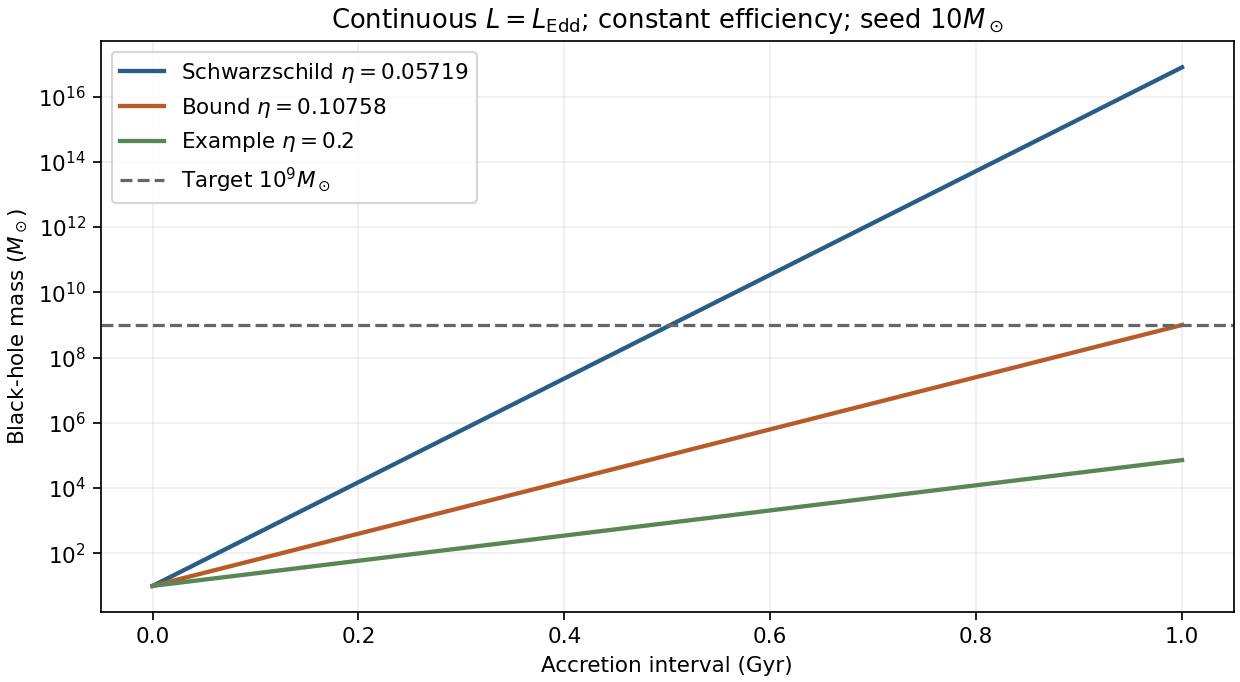

Write the Python code that produced this figure.
"""Original retained-mass Eddington growth curves; output basename to cwd."""
import numpy as np
import matplotlib
matplotlib.use("Agg")
import matplotlib.pyplot as plt
G=6.67430e-11;c=299792458.;mp=1.67262192595e-27;sig=6.65e-29;yr=365.25*86400
tE=sig*c/(4*np.pi*G*mp)/yr
eta0=1-np.sqrt(8/9);bound=1e9/(1e9+tE*np.log(1e8))
t=np.linspace(0,1e9,500)
fig,ax=plt.subplots(figsize=(8,4.4),layout="constrained")
for eta,col,label in [(eta0,"#285e85",r"Schwarzschild $\eta=0.05719$"),(bound,"#b65b29",r"Bound $\eta=0.10758$"),(.2,"#598754",r"Example $\eta=0.2$")]:
    ts=tE*eta/(1-eta)
    ax.semilogy(t/1e9,10*np.exp(t/ts),color=col,lw=2,label=label)
ax.axhline(1e9,ls="--",color=".4",label=r"Target $10^9 M_\odot$")
ax.set(xlabel="Accretion interval (Gyr)",ylabel=r"Black-hole mass ($M_\odot$)",title=r"Continuous $L=L_{\rm Edd}$; constant efficiency; seed $10M_\odot$")
ax.grid(alpha=.2);ax.legend(fontsize=10)
fig.savefig("paper-1-accretion-growth.png",dpi=155,facecolor="white")
